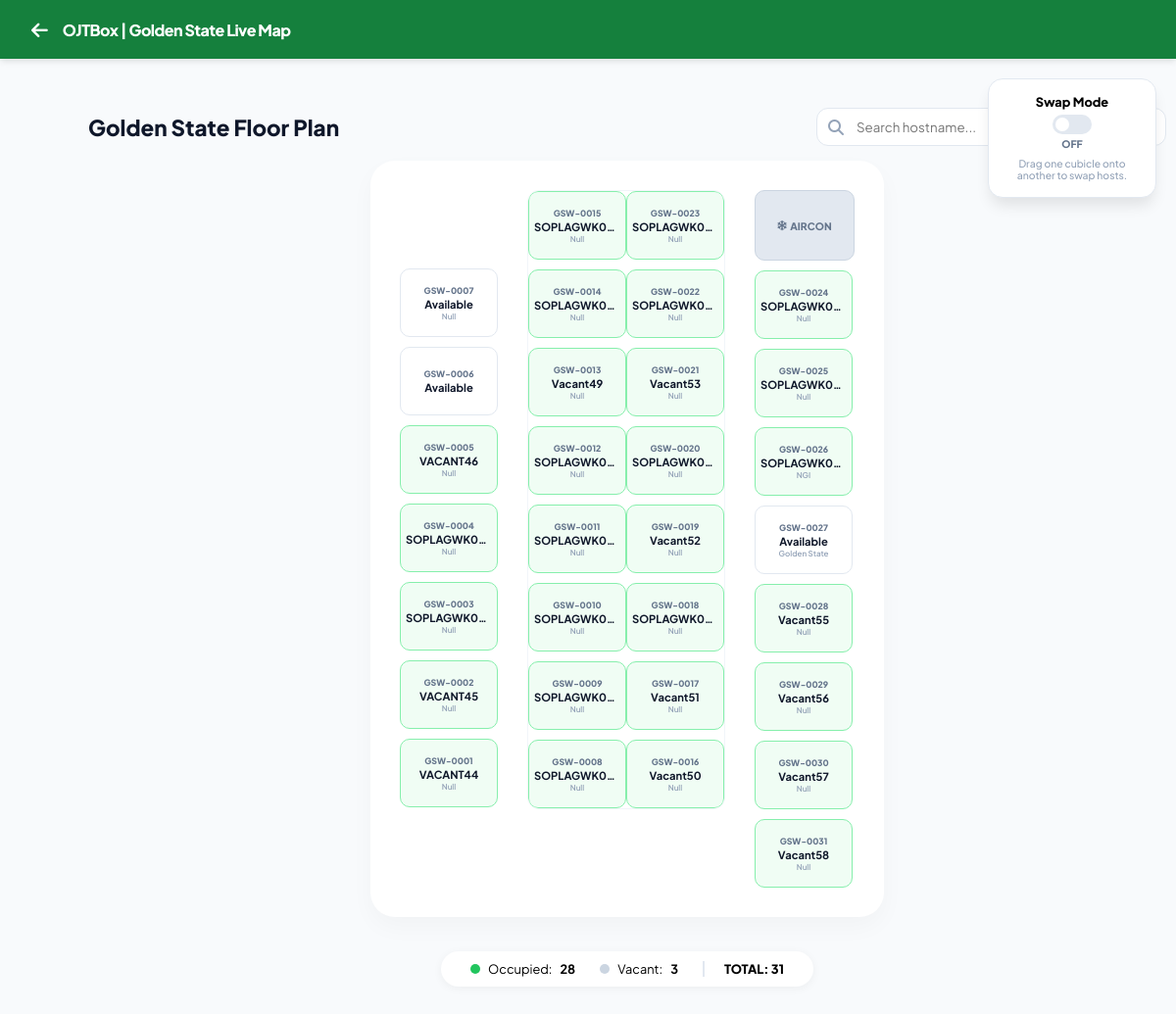
/golden_state.php (signed in), run on the app's committed database.
### tables this page shows
CREATE TABLE `production_floor_map` (
  `id` int(11) NOT NULL,
  `cubicle_no` varchar(20) NOT NULL,
  `hostname` varchar(100) DEFAULT NULL,
  `department` varchar(100) DEFAULT 'San Antonio',
  `status` enum('Occupied','Vacant','Repair') DEFAULT 'Vacant',
  `grid_row` int(11) DEFAULT NULL,
  `grid_col` int(11) DEFAULT NULL,
  `switch_port` varchar(100) DEFAULT 'Not Set',
  `campaign` varchar(100) DEFAULT 'Not Set'
);

### golden_state.php (the view, shortened to what this page needs)
<?php
require_once 'db.php';
$department_name = "Golden State";
$stations = [];
$occupiedCount = 0;
$vacantCount = 0;
$stmt = $conn->prepare("SELECT * FROM production_floor_map WHERE department = ? ORDER BY id ASC");
$stmt->bind_param("s", $department_name);
$stmt->execute();
$result = $stmt->get_result();
while($row = $result->fetch_assoc()) {
    $stations[] = $row;
    if ($row['status'] === 'Occupied') $occupiedCount++;
    else $vacantCount++;
}
function renderSeat($index, $stations) {
    $row = $stations[$index - 1] ?? null;
    $label = "GSW-" . str_pad($index, 4, '0', STR_PAD_LEFT);
    $id = $row['id'] ?? 0;
    $status = $row['status'] ?? 'Vacant';
    $hostname = $row['hostname'] ?? '';
    $port = $row['switch_port'] ?? '';
    $activeClass = ($status === 'Occupied') ? 'Occupied' : 'Vacant';
    $tooltip = "Location: $label\nStatus: $status\nHostname: " . ($hostname ?: 'Available') . "\nPort: $port";
    return "<div class='seat-box $activeClass'
                 data-id='$id'
                 data-hostname='".strtolower($hostname)."'
                 title='$tooltip'
                 onclick=\"handleSeatClick(event, '$id', '$label', '".addslashes($hostname)."', '".addslashes($port)."', '$status')\">
                <div class='seat-label'>$label</div>
                <div class='seat-host'>".($hostname ?: 'Available')."</div>
                <div class='seat-port'>$port</div>
            </div>";
}
?>
<!DOCTYPE html>
<html lang="en">
<head>
    <link rel="stylesheet" href="https://cdnjs.cloudflare.com/ajax/libs/font-awesome/6.4.0/css/all.min.css">
</head>
<body id="body">
<nav class="navbar">
    <a href="prod_map.php" class="nav-back-btn"><i class="fa-solid fa-arrow-left"></i></a>
    <div style="font-weight: 800; letter-spacing: -0.5px;">OJTBox | Golden State Live Map</div>
</nav>
<div class="edit-sidebar">
    <div style="font-weight: 800; font-size: 0.8rem; margin-bottom: 5px;">Swap Mode</div>
    <label class="switch">
        <span class="slider"></span>
    </label>
    <div id="statusLabel" style="font-size: 0.65rem; font-weight: 800; color: var(--text-muted); margin-top: 2px;">OFF</div>
    <div class="swap-desc">Drag one cubicle onto another to swap hosts.</div>
</div>
<div class="main-container">
    <div class="header-flex">
        <h1 style="font-size: 1.4rem; font-weight: 800; color: var(--text-dark); margin: 0;">Golden State Floor Plan</h1>
        <div class="search-container">
            <i class="fa-solid fa-magnifying-glass search-icon"></i>
        </div>
    </div>
    <div class="floor-plan-wrapper">
        <div class="column">
            <div style="height: var(--seat-h);"></div> <?php for($i=7; $i>=1; $i--) echo renderSeat($i, $stations); ?>
        </div>
        <div class="double-column-group">
            <div class="column">
                <?php for($i=15; $i>=8; $i--) echo renderSeat($i, $stations); ?>
            </div>
            <div class="column">
                <?php for($i=23; $i>=16; $i--) echo renderSeat($i, $stations); ?>
            </div>
        </div>
        <div class="column">
            <div class="aircon-unit"><i class="fa-solid fa-snowflake"></i>&nbsp; AIRCON</div>
            <?php for($i=24; $i<=31; $i++) echo renderSeat($i, $stations); ?>
        </div>
    </div>
    <div class="status-bar">
        <div style="display:flex; align-items:center; gap:8px;"><div style="width:10px; height:10px; border-radius:50%; background:var(--primary);"></div> Occupied: <b><?php echo $occupiedCount; ?></b></div>
        <div style="display:flex; align-items:center; gap:8px;"><div style="width:10px; height:10px; border-radius:50%; background:#cbd5e1;"></div> Vacant: <b><?php echo $vacantCount; ?></b></div>
        <div style="font-weight: 800; border-left: 2px solid var(--border); padding-left: 20px;">TOTAL: 31</div>
    </div>
</div>
</body>
</html>

### golden_state.php (style rules this page uses)
:root { --nav-green: #15803d; --primary: #22c55e; --bg: #f8fafc; --text-dark: #0f172a; --text-muted: #64748b; --border: #e2e8f0; --occupied-bg: #f0fdf4; --occupied-border: #86efac; --vacant-hover-border: #22c55e; --primary-orange: #ff6b00; --seat-w: 100px; --seat-h: 70px; --gap: 10px; }
body, html { margin: 0; padding: 0; font-family: 'Plus Jakarta Sans', sans-serif; background: var(--bg); min-height: 100vh; overflow-y: auto; overflow-x: auto; }
.navbar { background: var(--nav-green); padding: 0 2rem; display: flex; align-items: center; height: 60px; color: white; box-shadow: 0 4px 6px -1px rgba(0,0,0,0.1); position: relative; z-index: 100; }
.nav-back-btn { color: white; text-decoration: none; margin-right: 15px; font-size: 1.2rem; }
.edit-sidebar { position: fixed; right: 20px; top: 80px; background: white; padding: 15px; border-radius: 15px; box-shadow: 0 10px 15px -3px rgba(0,0,0,0.1); border: 1px solid var(--border); z-index: 100; text-align: center; width: 140px; }
.swap-desc { font-size: 0.65rem; color: #94a3b8; margin-top: 8px; line-height: 1.2; font-weight: 500; }
.header-flex { display: flex; justify-content: space-between; align-items: center; width: 100%; max-width: 1100px; margin-bottom: 15px; margin-top: 10px; }
.search-container { position: relative; }
.search-icon { position: absolute; left: 12px; top: 50%; transform: translateY(-50%); color: #94a3b8; }
.main-container { padding: 40px; display: flex; flex-direction: column; align-items: center; min-height: calc(100vh - 60px); width: max-content; min-width: 100%; justify-content: flex-start; }
.floor-plan-wrapper { background: white; border-radius: 25px; padding: 30px; box-shadow: 0 10px 25px rgba(0,0,0,0.03); display: flex; align-items: flex-start; flex-shrink: 0; margin-bottom: 20px; }
.column { display: flex; flex-direction: column; gap: var(--gap); }
.double-column-group { display: flex; gap: 0; border: 1px solid #f1f5f9; border-radius: 12px; overflow: hidden; }
.seat-box { background: white; border: 1.5px solid var(--border); border-radius: 10px; padding: 5px; height: var(--seat-h); width: var(--seat-w); display: flex; flex-direction: column; justify-content: center; text-align: center; cursor: pointer; transition: all 0.2s ease; position: relative; box-sizing: border-box; }
.seat-box.Occupied { background: var(--occupied-bg); border-color: var(--occupied-border); }
.aircon-unit { background: #e2e8f0; border: 1.5px solid #cbd5e1; border-radius: 10px; height: var(--seat-h); width: var(--seat-w); display: flex; align-items: center; justify-content: center; color: #64748b; font-size: 0.65rem; font-weight: 800; cursor: default; }
.seat-label { font-size: 0.55rem; font-weight: 800; color: var(--text-muted); }
.seat-host { font-size: 0.7rem; color: var(--text-dark); font-weight: 700; margin: 1px 0; overflow: hidden; text-overflow: ellipsis; white-space: nowrap; }
.seat-port { font-size: 0.5rem; color: #94a3b8; font-weight: 600; }
.switch { position: relative; display: inline-block; width: 40px; height: 20px; }
.slider { position: absolute; cursor: pointer; inset: 0; background-color: #e2e8f0; transition: .3s; border-radius: 34px; }
.slider:before { position: absolute; content: ""; height: 14px; width: 14px; left: 3px; bottom: 3px; background-color: white; transition: .3s; border-radius: 50%; }
.status-bar { margin-top: 15px; display: flex; gap: 25px; background: white; padding: 10px 30px; border-radius: 50px; box-shadow: 0 2px 10px rgba(0,0,0,0.05); font-size: 0.8rem; }

### data on the page
production_floor_map: label "GSW-0007", hostname "Available", switch_port "Null"
production_floor_map: label "GSW-0006", hostname "Available"
production_floor_map: label "GSW-0005", hostname "VACANT46", switch_port "Null"
production_floor_map: label "GSW-0004", hostname "SOPLAGWK0…", switch_port "Null"
production_floor_map: label "GSW-0003", hostname "SOPLAGWK0…", switch_port "Null"
production_floor_map: label "GSW-0002", hostname "VACANT45", switch_port "Null"
production_floor_map: label "GSW-0001", hostname "VACANT44", switch_port "Null"
production_floor_map: label "GSW-0015", hostname "SOPLAGWK0…", switch_port "Null"
production_floor_map: label "GSW-0014", hostname "SOPLAGWK0…", switch_port "Null"
production_floor_map: label "GSW-0013", hostname "Vacant49", switch_port "Null"
production_floor_map: label "GSW-0012", hostname "SOPLAGWK0…", switch_port "Null"
production_floor_map: label "GSW-0011", hostname "SOPLAGWK0…", switch_port "Null"
production_floor_map: label "GSW-0010", hostname "SOPLAGWK0…", switch_port "Null"
production_floor_map: label "GSW-0009", hostname "SOPLAGWK0…", switch_port "Null"
production_floor_map: label "GSW-0008", hostname "SOPLAGWK0…", switch_port "Null"
production_floor_map: label "GSW-0023", hostname "SOPLAGWK0…", switch_port "Null"
production_floor_map: label "GSW-0022", hostname "SOPLAGWK0…", switch_port "Null"
production_floor_map: label "GSW-0021", hostname "Vacant53", switch_port "Null"
production_floor_map: label "GSW-0020", hostname "SOPLAGWK0…", switch_port "Null"
production_floor_map: label "GSW-0019", hostname "Vacant52", switch_port "Null"
production_floor_map: label "GSW-0018", hostname "SOPLAGWK0…", switch_port "Null"
production_floor_map: label "GSW-0017", hostname "Vacant51", switch_port "Null"
production_floor_map: label "GSW-0016", hostname "Vacant50", switch_port "Null"
production_floor_map: label "GSW-0024", hostname "SOPLAGWK0…", switch_port "Null"
production_floor_map: label "GSW-0025", hostname "SOPLAGWK0…", switch_port "Null"
production_floor_map: label "GSW-0026", hostname "SOPLAGWK0…", switch_port "NGI"
production_floor_map: label "GSW-0027", hostname "Available", switch_port "Golden State"
production_floor_map: label "GSW-0028", hostname "Vacant55", switch_port "Null"
production_floor_map: label "GSW-0029", hostname "Vacant56", switch_port "Null"
production_floor_map: label "GSW-0030", hostname "Vacant57", switch_port "Null"
production_floor_map: label "GSW-0031", hostname "Vacant58", switch_port "Null"

### other printed values
$occupiedCount "28"
$vacantCount "3"
